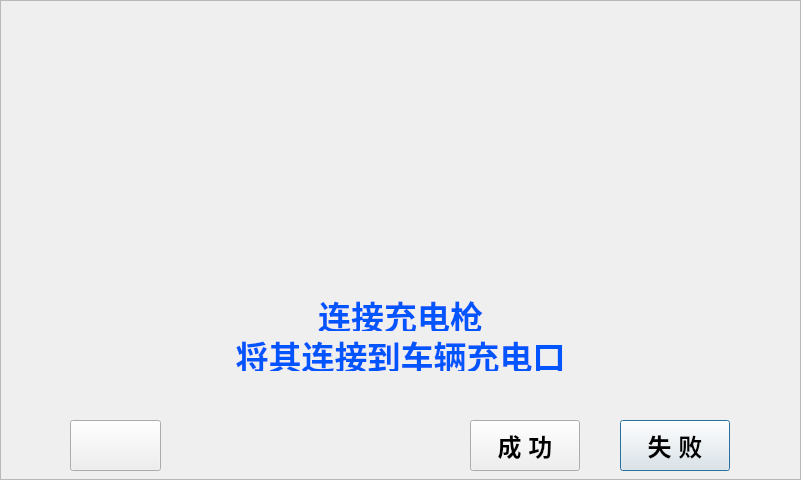
<?xml version="1.0" encoding="UTF-8"?>
<ui version="4.0">
 <class>p03_chargelink_dialog</class>
 <widget class="QDialog" name="p03_chargelink_dialog">
  <property name="geometry">
   <rect>
    <x>0</x>
    <y>0</y>
    <width>801</width>
    <height>480</height>
   </rect>
  </property>
  <property name="windowTitle">
   <string>Dialog</string>
  </property>
  <widget class="QFrame" name="frame">
   <property name="geometry">
    <rect>
     <x>0</x>
     <y>0</y>
     <width>801</width>
     <height>480</height>
    </rect>
   </property>
   <property name="styleSheet">
    <string notr="true">background-image: url(:/new/prefix/pic_resource/interface/interface_05.png);</string>
   </property>
   <property name="frameShape">
    <enum>QFrame::StyledPanel</enum>
   </property>
   <property name="frameShadow">
    <enum>QFrame::Raised</enum>
   </property>
   <widget class="QPushButton" name="ptn_fail">
    <property name="geometry">
     <rect>
      <x>620</x>
      <y>420</y>
      <width>110</width>
      <height>51</height>
     </rect>
    </property>
    <property name="font">
     <font>
      <pointsize>18</pointsize>
      <weight>75</weight>
      <bold>true</bold>
     </font>
    </property>
    <property name="styleSheet">
     <string notr="true">border-image: url(:/new/prefix/pic_resource/otherwidget/button_04.png);</string>
    </property>
    <property name="text">
     <string>失 败</string>
    </property>
   </widget>
   <widget class="QPushButton" name="ptn_success">
    <property name="geometry">
     <rect>
      <x>470</x>
      <y>420</y>
      <width>110</width>
      <height>51</height>
     </rect>
    </property>
    <property name="font">
     <font>
      <pointsize>18</pointsize>
      <weight>75</weight>
      <bold>true</bold>
     </font>
    </property>
    <property name="styleSheet">
     <string notr="true">border-image: url(:/new/prefix/pic_resource/otherwidget/button_04.png);</string>
    </property>
    <property name="text">
     <string>成 功</string>
    </property>
   </widget>
   <widget class="QPushButton" name="ptn_return">
    <property name="geometry">
     <rect>
      <x>70</x>
      <y>420</y>
      <width>91</width>
      <height>51</height>
     </rect>
    </property>
    <property name="styleSheet">
     <string notr="true">background-image: url(:/charway/pic_resource/chargeway/bluebkgd.png);
border-image: url(:/new/prefix/pic_resource/otherwidget/return.png);
</string>
    </property>
    <property name="text">
     <string/>
    </property>
   </widget>
   <widget class="QLabel" name="label">
    <property name="geometry">
     <rect>
      <x>150</x>
      <y>120</y>
      <width>481</width>
      <height>201</height>
     </rect>
    </property>
    <property name="styleSheet">
     <string notr="true">background-image: url(:/new/prefix/pic_resource/interface/charge_link.png);</string>
    </property>
    <property name="text">
     <string/>
    </property>
   </widget>
   <widget class="QLabel" name="label_2">
    <property name="geometry">
     <rect>
      <x>310</x>
      <y>300</y>
      <width>181</width>
      <height>31</height>
     </rect>
    </property>
    <property name="palette">
     <palette>
      <active>
       <colorrole role="WindowText">
        <brush brushstyle="SolidPattern">
         <color alpha="255">
          <red>0</red>
          <green>85</green>
          <blue>255</blue>
         </color>
        </brush>
       </colorrole>
      </active>
      <inactive>
       <colorrole role="WindowText">
        <brush brushstyle="SolidPattern">
         <color alpha="255">
          <red>0</red>
          <green>85</green>
          <blue>255</blue>
         </color>
        </brush>
       </colorrole>
      </inactive>
      <disabled>
       <colorrole role="WindowText">
        <brush brushstyle="SolidPattern">
         <color alpha="255">
          <red>106</red>
          <green>104</green>
          <blue>100</blue>
         </color>
        </brush>
       </colorrole>
      </disabled>
     </palette>
    </property>
    <property name="font">
     <font>
      <pointsize>25</pointsize>
      <weight>75</weight>
      <bold>true</bold>
     </font>
    </property>
    <property name="styleSheet">
     <string notr="true">background-image: url(:/new/prefix/pic_resource/otherwidget/button_03.png);</string>
    </property>
    <property name="text">
     <string>连接充电枪</string>
    </property>
    <property name="alignment">
     <set>Qt::AlignCenter</set>
    </property>
   </widget>
   <widget class="QLabel" name="label_3">
    <property name="geometry">
     <rect>
      <x>190</x>
      <y>340</y>
      <width>421</width>
      <height>31</height>
     </rect>
    </property>
    <property name="palette">
     <palette>
      <active>
       <colorrole role="WindowText">
        <brush brushstyle="SolidPattern">
         <color alpha="255">
          <red>0</red>
          <green>85</green>
          <blue>255</blue>
         </color>
        </brush>
       </colorrole>
      </active>
      <inactive>
       <colorrole role="WindowText">
        <brush brushstyle="SolidPattern">
         <color alpha="255">
          <red>0</red>
          <green>85</green>
          <blue>255</blue>
         </color>
        </brush>
       </colorrole>
      </inactive>
      <disabled>
       <colorrole role="WindowText">
        <brush brushstyle="SolidPattern">
         <color alpha="255">
          <red>106</red>
          <green>104</green>
          <blue>100</blue>
         </color>
        </brush>
       </colorrole>
      </disabled>
     </palette>
    </property>
    <property name="font">
     <font>
      <pointsize>25</pointsize>
      <weight>75</weight>
      <bold>true</bold>
     </font>
    </property>
    <property name="styleSheet">
     <string notr="true">background-image: url(:/new/prefix/pic_resource/otherwidget/button_03.png);</string>
    </property>
    <property name="text">
     <string>将其连接到车辆充电口</string>
    </property>
    <property name="alignment">
     <set>Qt::AlignCenter</set>
    </property>
   </widget>
   <widget class="QFrame" name="frame_time">
    <property name="geometry">
     <rect>
      <x>470</x>
      <y>30</y>
      <width>311</width>
      <height>30</height>
     </rect>
    </property>
    <property name="styleSheet">
     <string notr="true">background-image: url(:/charway/pic_resource/chargeway/bluebkgd.png);</string>
    </property>
    <property name="frameShape">
     <enum>QFrame::NoFrame</enum>
    </property>
    <property name="frameShadow">
     <enum>QFrame::Raised</enum>
    </property>
    <widget class="QLabel" name="label_net">
     <property name="geometry">
      <rect>
       <x>10</x>
       <y>0</y>
       <width>25</width>
       <height>25</height>
      </rect>
     </property>
     <property name="styleSheet">
      <string notr="true">background-image: url(:/new/prefix/pic_resource/otherwidget/netstat_good.png);</string>
     </property>
     <property name="text">
      <string/>
     </property>
    </widget>
    <widget class="QLabel" name="label_sysdate">
     <property name="geometry">
      <rect>
       <x>50</x>
       <y>5</y>
       <width>131</width>
       <height>22</height>
      </rect>
     </property>
     <property name="palette">
      <palette>
       <active>
        <colorrole role="WindowText">
         <brush brushstyle="SolidPattern">
          <color alpha="255">
           <red>255</red>
           <green>255</green>
           <blue>255</blue>
          </color>
         </brush>
        </colorrole>
        <colorrole role="Text">
         <brush brushstyle="SolidPattern">
          <color alpha="255">
           <red>255</red>
           <green>255</green>
           <blue>255</blue>
          </color>
         </brush>
        </colorrole>
       </active>
       <inactive>
        <colorrole role="WindowText">
         <brush brushstyle="SolidPattern">
          <color alpha="255">
           <red>255</red>
           <green>255</green>
           <blue>255</blue>
          </color>
         </brush>
        </colorrole>
        <colorrole role="Text">
         <brush brushstyle="SolidPattern">
          <color alpha="255">
           <red>255</red>
           <green>255</green>
           <blue>255</blue>
          </color>
         </brush>
        </colorrole>
       </inactive>
       <disabled>
        <colorrole role="WindowText">
         <brush brushstyle="SolidPattern">
          <color alpha="255">
           <red>106</red>
           <green>104</green>
           <blue>100</blue>
          </color>
         </brush>
        </colorrole>
        <colorrole role="Text">
         <brush brushstyle="SolidPattern">
          <color alpha="255">
           <red>106</red>
           <green>104</green>
           <blue>100</blue>
          </color>
         </brush>
        </colorrole>
       </disabled>
      </palette>
     </property>
     <property name="font">
      <font>
       <pointsize>22</pointsize>
       <weight>50</weight>
       <bold>false</bold>
      </font>
     </property>
     <property name="styleSheet">
      <string notr="true">background-image: url(:/background/qrc/background/mainlab_phonenum.png);</string>
     </property>
     <property name="text">
      <string/>
     </property>
    </widget>
    <widget class="QLabel" name="label_systime">
     <property name="geometry">
      <rect>
       <x>190</x>
       <y>5</y>
       <width>110</width>
       <height>22</height>
      </rect>
     </property>
     <property name="palette">
      <palette>
       <active>
        <colorrole role="WindowText">
         <brush brushstyle="SolidPattern">
          <color alpha="255">
           <red>255</red>
           <green>255</green>
           <blue>255</blue>
          </color>
         </brush>
        </colorrole>
        <colorrole role="Text">
         <brush brushstyle="SolidPattern">
          <color alpha="255">
           <red>255</red>
           <green>255</green>
           <blue>255</blue>
          </color>
         </brush>
        </colorrole>
       </active>
       <inactive>
        <colorrole role="WindowText">
         <brush brushstyle="SolidPattern">
          <color alpha="255">
           <red>255</red>
           <green>255</green>
           <blue>255</blue>
          </color>
         </brush>
        </colorrole>
        <colorrole role="Text">
         <brush brushstyle="SolidPattern">
          <color alpha="255">
           <red>255</red>
           <green>255</green>
           <blue>255</blue>
          </color>
         </brush>
        </colorrole>
       </inactive>
       <disabled>
        <colorrole role="WindowText">
         <brush brushstyle="SolidPattern">
          <color alpha="255">
           <red>106</red>
           <green>104</green>
           <blue>100</blue>
          </color>
         </brush>
        </colorrole>
        <colorrole role="Text">
         <brush brushstyle="SolidPattern">
          <color alpha="255">
           <red>106</red>
           <green>104</green>
           <blue>100</blue>
          </color>
         </brush>
        </colorrole>
       </disabled>
      </palette>
     </property>
     <property name="font">
      <font>
       <pointsize>22</pointsize>
       <weight>50</weight>
       <bold>false</bold>
      </font>
     </property>
     <property name="styleSheet">
      <string notr="true">background-image: url(:/background/qrc/background/mainlab_phonenum.png);</string>
     </property>
     <property name="text">
      <string/>
     </property>
    </widget>
   </widget>
  </widget>
 </widget>
 <resources/>
 <connections/>
</ui>
